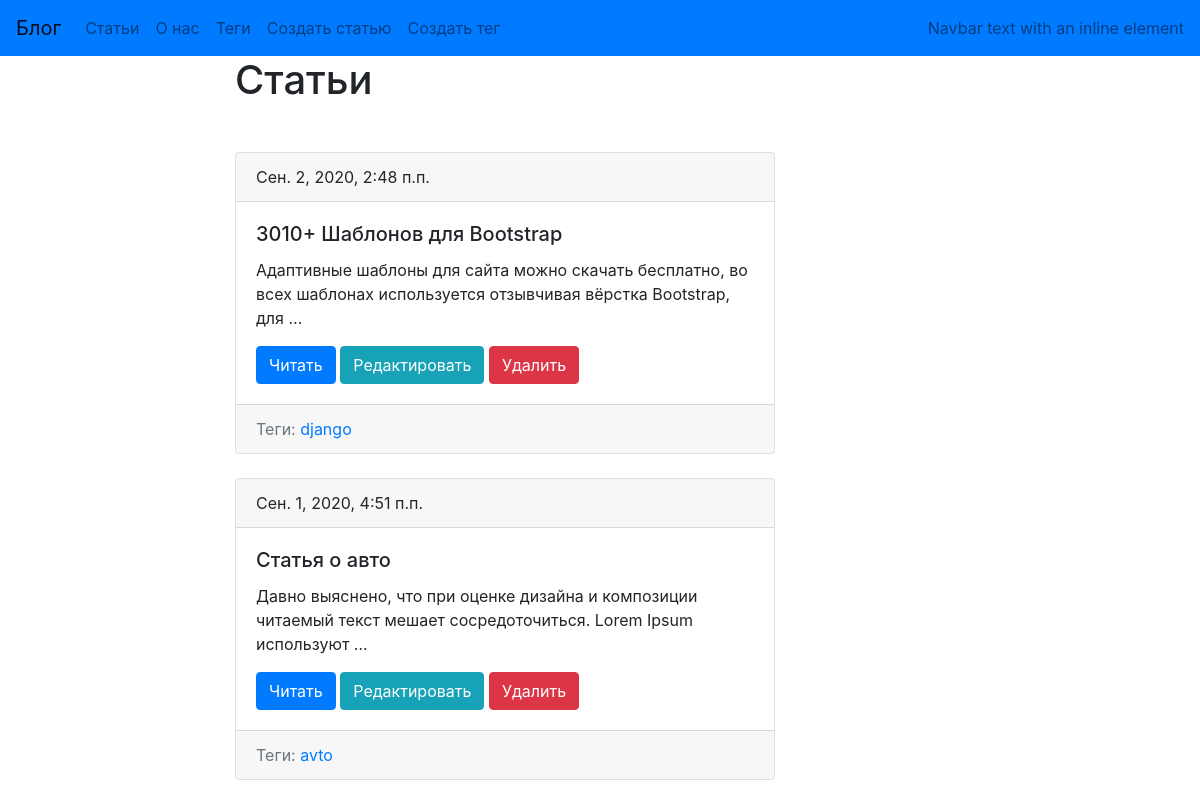
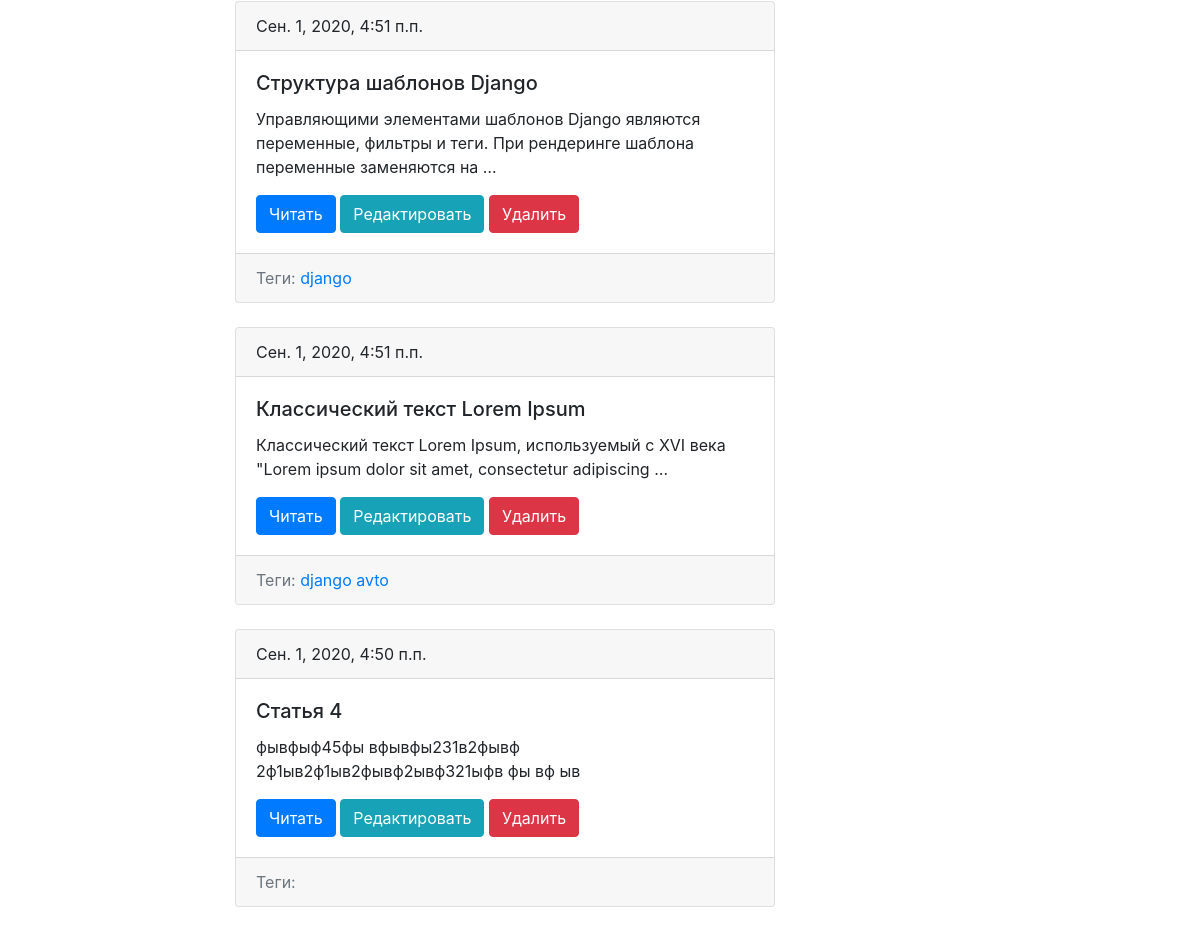
The app's page /, older data (2 pictures, top to bottom).
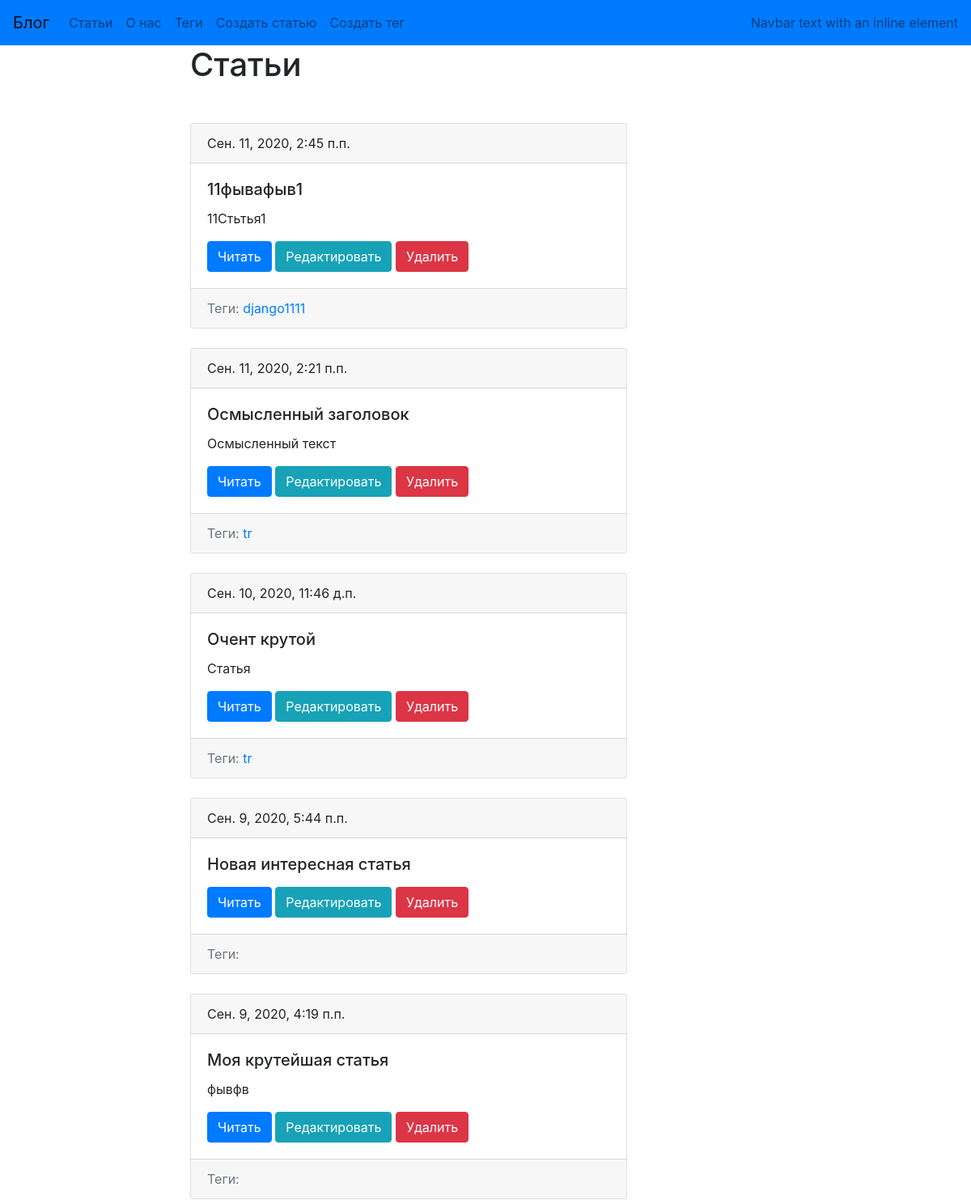
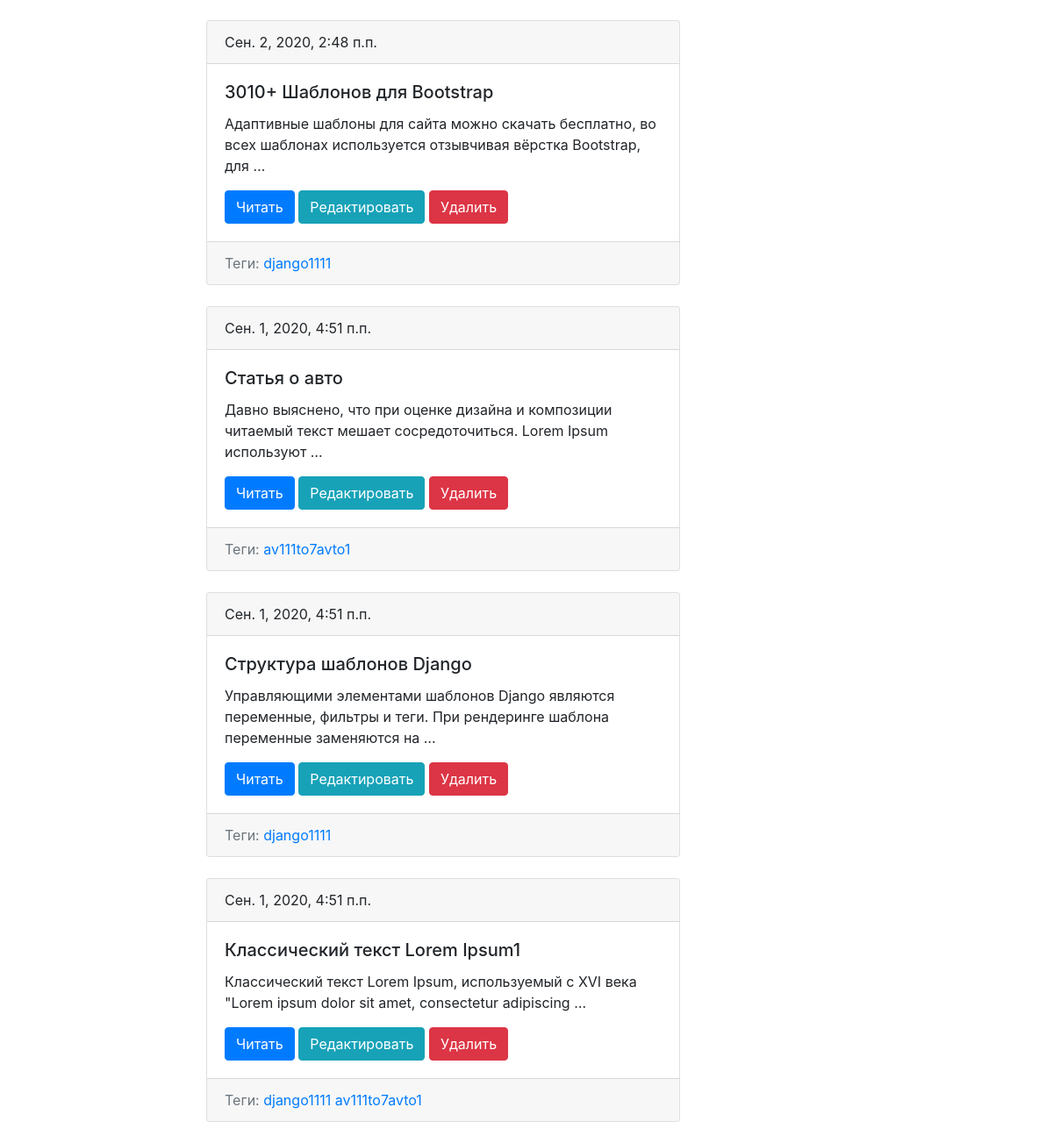
The same page, newer data (2 pictures, top to bottom).
### blog/models.py (models this page shows, shortened)
class Post(models.Model):
        title=models.CharField(max_length=150,db_index=True,verbose_name="Заголовок")
        slug=models.CharField(max_length=150,blank=True,unique=True)
        body=models.TextField(blank=True,db_index=True)
        date_pub=models.DateTimeField(auto_now_add=True)
        tags=models.ManyToManyField('Tag',blank=True,related_name='posts')
        def get_absolute_url(self):
            return reverse("post_detail_url", kwargs={"slug": self.slug})
        class Meta:
          verbose_name="Статья"
          verbose_name_plural = "Статьи"

class Tag(models.Model):
    title=models.CharField(max_length=50,unique=True)
    slug = models.SlugField(max_length=50,unique=True,blank=True)
    def get_absolute_url(self):
        return reverse("tag_detail_url", kwargs={"slug": self.slug})

### blog/views.py (the view)
# urls.py: path('', post_list,name='post_lists_url'),
def post_list(request):
    posts=Post.objects.order_by("-date_pub")
    return render(request,'blog/post_list.html',context={"var_for_html_templ": posts})

### blog/templates/blog/post_list.html (shortened to what this page needs)
{% extends "blog/base_blog.html" %}
{% block content %}
    <h1 class="mb-5">Статьи</h1>
    {% for post in var_for_html_templ %}
        {%include 'blog/includes/postcard.html'%}
    {% endfor %}
{% endblock %}

### blog/templates/blog/includes/postcard.html
    <div class="card">
            <div class="card-header">
                {{ post.date_pub }}
            </div>
            <div class="card-body">
                <h5 class="card-title"> {{ post.title }}</h5>
                <p class="card-text"> {{ post.body|truncatewords:15 }}</p>
                <a href="{{post.get_absolute_url}}" class="btn btn-primary">Читать</a>
                <a href="{% url 'post_update_url' slug=post.slug %}" class="btn btn-info">Редактировать</a>
                <a href="{% url 'post_delete_url' slug=post.slug %}" class="btn btn-danger">Удалить</a>
            </div>
            <div class="card-footer text-muted">
                Теги:
                {% for tag in post.tags.all %}
                    <a href="{{tag.get_absolute_url}}">{{tag.title}}</h5> </a>
                {% endfor %}
            </div>
    </div>
    <br>

Row changes from the older to the newer data that the page shows:
removed Post: date_pub "Сен. 1, 2020, 4:50 п.п.", title "Статья 4", body "фывфыф45фы вфывфы231в2фывф 2ф1ыв2ф1ыв2фывф2ывф321ыфв фы вф ыв"
added Post: date_pub "Сен. 11, 2020, 2:45 п.п.", title "11фывафыв1", body "11Стьтья1", Tag (title "django1111")
changed Tag: title "django" → "django1111"
added Post: date_pub "Сен. 11, 2020, 2:21 п.п.", title "Осмысленный заголовок", body "Осмысленный текст"
added Tag: title "tr"
added Post: date_pub "Сен. 10, 2020, 11:46 д.п.", title "Очент крутой", body "Статья"
added Post: date_pub "Сен. 9, 2020, 5:44 п.п.", title "Новая интересная статья"
added Post: date_pub "Сен. 9, 2020, 4:19 п.п.", title "Моя крутейшая статья", body "фывфв"
changed Tag: title "avto" → "av111to7avto1"
changed Post: title "Классический текст Lorem Ipsum" → "Классический текст Lorem Ipsum1"
